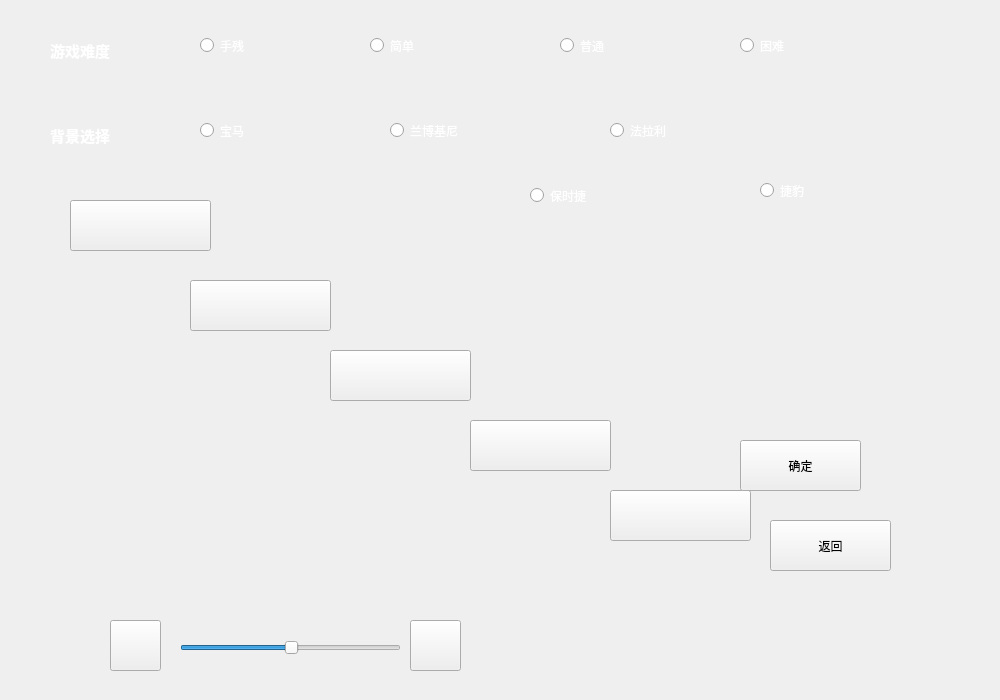
<?xml version="1.0" encoding="UTF-8"?>
<ui version="4.0">
 <class>menu</class>
 <widget class="QWidget" name="menu">
  <property name="enabled">
   <bool>true</bool>
  </property>
  <property name="geometry">
   <rect>
    <x>0</x>
    <y>0</y>
    <width>1000</width>
    <height>700</height>
   </rect>
  </property>
  <property name="sizePolicy">
   <sizepolicy hsizetype="Expanding" vsizetype="Expanding">
    <horstretch>0</horstretch>
    <verstretch>0</verstretch>
   </sizepolicy>
  </property>
  <property name="minimumSize">
   <size>
    <width>1000</width>
    <height>700</height>
   </size>
  </property>
  <property name="maximumSize">
   <size>
    <width>1000</width>
    <height>700</height>
   </size>
  </property>
  <property name="windowTitle">
   <string>Car-Tetris</string>
  </property>
  <property name="windowIcon">
   <iconset resource="photo/box.qrc">
    <normaloff>:/new/prefix1/Tilte.png</normaloff>:/new/prefix1/Tilte.png</iconset>
  </property>
  <widget class="QPushButton" name="pushButton_3">
   <property name="geometry">
    <rect>
     <x>610</x>
     <y>490</y>
     <width>141</width>
     <height>51</height>
    </rect>
   </property>
   <property name="sizePolicy">
    <sizepolicy hsizetype="Expanding" vsizetype="Expanding">
     <horstretch>0</horstretch>
     <verstretch>0</verstretch>
    </sizepolicy>
   </property>
   <property name="styleSheet">
    <string notr="true">QPushButton{border-image: url(:/new/prefix1/a5.png);
color: rgb(85, 0, 255);
font: 75 12pt &quot;黑体&quot;;}
QPushButton:hover{border-image: url(:/new/prefix1/5.jpg);}</string>
   </property>
   <property name="text">
    <string/>
   </property>
  </widget>
  <widget class="QPushButton" name="pushButton_2">
   <property name="geometry">
    <rect>
     <x>330</x>
     <y>350</y>
     <width>141</width>
     <height>51</height>
    </rect>
   </property>
   <property name="sizePolicy">
    <sizepolicy hsizetype="Expanding" vsizetype="Expanding">
     <horstretch>0</horstretch>
     <verstretch>0</verstretch>
    </sizepolicy>
   </property>
   <property name="styleSheet">
    <string notr="true">QPushButton{border-image: url(:/new/prefix1/a3.png);
color: rgb(85, 0, 255);
font: 75 12pt &quot;黑体&quot;;}
QPushButton:hover{border-image: url(:/new/prefix1/3.jpg);}</string>
   </property>
   <property name="text">
    <string/>
   </property>
  </widget>
  <widget class="QPushButton" name="pushButton">
   <property name="geometry">
    <rect>
     <x>70</x>
     <y>200</y>
     <width>141</width>
     <height>51</height>
    </rect>
   </property>
   <property name="sizePolicy">
    <sizepolicy hsizetype="Expanding" vsizetype="Expanding">
     <horstretch>0</horstretch>
     <verstretch>0</verstretch>
    </sizepolicy>
   </property>
   <property name="styleSheet">
    <string notr="true">QPushButton{border-image: url(:/new/prefix1/a1.png);
color: rgb(85, 0, 255);
font: 75 12pt &quot;黑体&quot;;}
QPushButton:hover{border-image: url(:/new/prefix1/1.jpg);}
</string>
   </property>
   <property name="text">
    <string/>
   </property>
  </widget>
  <widget class="QRadioButton" name="radioButton_5">
   <property name="geometry">
    <rect>
     <x>200</x>
     <y>100</y>
     <width>131</width>
     <height>61</height>
    </rect>
   </property>
   <property name="sizePolicy">
    <sizepolicy hsizetype="Expanding" vsizetype="Expanding">
     <horstretch>0</horstretch>
     <verstretch>0</verstretch>
    </sizepolicy>
   </property>
   <property name="styleSheet">
    <string notr="true">color: rgb(255, 255, 255);
font: 75 11pt &quot;Agency FB&quot;;</string>
   </property>
   <property name="text">
    <string>宝马</string>
   </property>
   <attribute name="buttonGroup">
    <string notr="true">buttonGroup_2</string>
   </attribute>
  </widget>
  <widget class="QRadioButton" name="radioButton_6">
   <property name="geometry">
    <rect>
     <x>390</x>
     <y>100</y>
     <width>131</width>
     <height>61</height>
    </rect>
   </property>
   <property name="sizePolicy">
    <sizepolicy hsizetype="Expanding" vsizetype="Expanding">
     <horstretch>0</horstretch>
     <verstretch>0</verstretch>
    </sizepolicy>
   </property>
   <property name="styleSheet">
    <string notr="true">color: rgb(255, 255, 255);
font: 75 11pt &quot;Agency FB&quot;;</string>
   </property>
   <property name="text">
    <string>兰博基尼</string>
   </property>
   <attribute name="buttonGroup">
    <string notr="true">buttonGroup_2</string>
   </attribute>
  </widget>
  <widget class="QRadioButton" name="radioButton_7">
   <property name="geometry">
    <rect>
     <x>610</x>
     <y>100</y>
     <width>131</width>
     <height>61</height>
    </rect>
   </property>
   <property name="sizePolicy">
    <sizepolicy hsizetype="Expanding" vsizetype="Expanding">
     <horstretch>0</horstretch>
     <verstretch>0</verstretch>
    </sizepolicy>
   </property>
   <property name="styleSheet">
    <string notr="true">color: rgb(255, 255, 255);
font: 75 11pt &quot;Agency FB&quot;;</string>
   </property>
   <property name="text">
    <string>法拉利</string>
   </property>
   <attribute name="buttonGroup">
    <string notr="true">buttonGroup_2</string>
   </attribute>
  </widget>
  <widget class="QRadioButton" name="radioButton_8">
   <property name="geometry">
    <rect>
     <x>760</x>
     <y>160</y>
     <width>131</width>
     <height>61</height>
    </rect>
   </property>
   <property name="sizePolicy">
    <sizepolicy hsizetype="Expanding" vsizetype="Expanding">
     <horstretch>0</horstretch>
     <verstretch>0</verstretch>
    </sizepolicy>
   </property>
   <property name="styleSheet">
    <string notr="true">color: rgb(255, 255, 255);
font: 75 11pt &quot;Agency FB&quot;;</string>
   </property>
   <property name="text">
    <string>捷豹</string>
   </property>
   <attribute name="buttonGroup">
    <string notr="true">buttonGroup_2</string>
   </attribute>
  </widget>
  <widget class="QLabel" name="label_2">
   <property name="geometry">
    <rect>
     <x>50</x>
     <y>110</y>
     <width>141</width>
     <height>51</height>
    </rect>
   </property>
   <property name="sizePolicy">
    <sizepolicy hsizetype="Expanding" vsizetype="Expanding">
     <horstretch>0</horstretch>
     <verstretch>0</verstretch>
    </sizepolicy>
   </property>
   <property name="text">
    <string>&lt;html&gt;&lt;head/&gt;&lt;body&gt;&lt;p&gt;&lt;span style=&quot; font-size:11pt; font-weight:600; color:#ffffff;&quot;&gt;背景选择&lt;/span&gt;&lt;/p&gt;&lt;/body&gt;&lt;/html&gt;</string>
   </property>
  </widget>
  <widget class="QRadioButton" name="radioButton_9">
   <property name="geometry">
    <rect>
     <x>530</x>
     <y>160</y>
     <width>171</width>
     <height>71</height>
    </rect>
   </property>
   <property name="sizePolicy">
    <sizepolicy hsizetype="Expanding" vsizetype="Expanding">
     <horstretch>0</horstretch>
     <verstretch>0</verstretch>
    </sizepolicy>
   </property>
   <property name="styleSheet">
    <string notr="true">color: rgb(255, 255, 255);
font: 75 11pt &quot;Agency FB&quot;;</string>
   </property>
   <property name="text">
    <string>保时捷</string>
   </property>
   <attribute name="buttonGroup">
    <string notr="true">buttonGroup_2</string>
   </attribute>
  </widget>
  <widget class="QPushButton" name="pushButton_4">
   <property name="geometry">
    <rect>
     <x>740</x>
     <y>440</y>
     <width>121</width>
     <height>51</height>
    </rect>
   </property>
   <property name="sizePolicy">
    <sizepolicy hsizetype="Expanding" vsizetype="Expanding">
     <horstretch>0</horstretch>
     <verstretch>0</verstretch>
    </sizepolicy>
   </property>
   <property name="styleSheet">
    <string notr="true">QPushButton:hover{background-color:#149af5}
QPushButton:hover{border-style:inset}</string>
   </property>
   <property name="text">
    <string>确定</string>
   </property>
  </widget>
  <widget class="QRadioButton" name="radioButton_4">
   <property name="geometry">
    <rect>
     <x>740</x>
     <y>30</y>
     <width>121</width>
     <height>31</height>
    </rect>
   </property>
   <property name="sizePolicy">
    <sizepolicy hsizetype="Expanding" vsizetype="Expanding">
     <horstretch>0</horstretch>
     <verstretch>0</verstretch>
    </sizepolicy>
   </property>
   <property name="styleSheet">
    <string notr="true">color: rgb(255, 255, 255);
font: 75 11pt &quot;Agency FB&quot;;</string>
   </property>
   <property name="text">
    <string>困难</string>
   </property>
   <attribute name="buttonGroup">
    <string notr="true">buttonGroup</string>
   </attribute>
  </widget>
  <widget class="QRadioButton" name="radioButton_2">
   <property name="geometry">
    <rect>
     <x>370</x>
     <y>20</y>
     <width>111</width>
     <height>51</height>
    </rect>
   </property>
   <property name="sizePolicy">
    <sizepolicy hsizetype="Expanding" vsizetype="Expanding">
     <horstretch>0</horstretch>
     <verstretch>0</verstretch>
    </sizepolicy>
   </property>
   <property name="styleSheet">
    <string notr="true">color: rgb(255, 255, 255);
font: 75 11pt &quot;Agency FB&quot;;</string>
   </property>
   <property name="text">
    <string>简单</string>
   </property>
   <attribute name="buttonGroup">
    <string notr="true">buttonGroup</string>
   </attribute>
  </widget>
  <widget class="QLabel" name="label">
   <property name="geometry">
    <rect>
     <x>50</x>
     <y>20</y>
     <width>141</width>
     <height>61</height>
    </rect>
   </property>
   <property name="sizePolicy">
    <sizepolicy hsizetype="Expanding" vsizetype="Expanding">
     <horstretch>0</horstretch>
     <verstretch>0</verstretch>
    </sizepolicy>
   </property>
   <property name="text">
    <string>&lt;html&gt;&lt;head/&gt;&lt;body&gt;&lt;p&gt;&lt;span style=&quot; font-size:11pt; font-weight:600; color:#ffffff;&quot;&gt;游戏难度&lt;/span&gt;&lt;/p&gt;&lt;/body&gt;&lt;/html&gt;</string>
   </property>
   <property name="wordWrap">
    <bool>true</bool>
   </property>
  </widget>
  <widget class="QRadioButton" name="radioButton_3">
   <property name="geometry">
    <rect>
     <x>560</x>
     <y>30</y>
     <width>111</width>
     <height>31</height>
    </rect>
   </property>
   <property name="sizePolicy">
    <sizepolicy hsizetype="Expanding" vsizetype="Expanding">
     <horstretch>0</horstretch>
     <verstretch>0</verstretch>
    </sizepolicy>
   </property>
   <property name="styleSheet">
    <string notr="true">color: rgb(255, 255, 255);
font: 75 11pt &quot;Agency FB&quot;;</string>
   </property>
   <property name="text">
    <string>普通</string>
   </property>
   <attribute name="buttonGroup">
    <string notr="true">buttonGroup</string>
   </attribute>
  </widget>
  <widget class="QRadioButton" name="radioButton">
   <property name="geometry">
    <rect>
     <x>200</x>
     <y>30</y>
     <width>121</width>
     <height>31</height>
    </rect>
   </property>
   <property name="sizePolicy">
    <sizepolicy hsizetype="Expanding" vsizetype="Expanding">
     <horstretch>0</horstretch>
     <verstretch>0</verstretch>
    </sizepolicy>
   </property>
   <property name="styleSheet">
    <string notr="true">color: rgb(255, 255, 255);
font: 75 11pt &quot;Agency FB&quot;;
</string>
   </property>
   <property name="text">
    <string>手残</string>
   </property>
   <attribute name="buttonGroup">
    <string notr="true">buttonGroup</string>
   </attribute>
  </widget>
  <widget class="QLabel" name="label_3">
   <property name="geometry">
    <rect>
     <x>180</x>
     <y>180</y>
     <width>228</width>
     <height>419</height>
    </rect>
   </property>
   <property name="sizePolicy">
    <sizepolicy hsizetype="Expanding" vsizetype="Expanding">
     <horstretch>0</horstretch>
     <verstretch>0</verstretch>
    </sizepolicy>
   </property>
   <property name="text">
    <string/>
   </property>
  </widget>
  <widget class="QPushButton" name="pushButton_5">
   <property name="geometry">
    <rect>
     <x>470</x>
     <y>420</y>
     <width>141</width>
     <height>51</height>
    </rect>
   </property>
   <property name="sizePolicy">
    <sizepolicy hsizetype="Expanding" vsizetype="Expanding">
     <horstretch>0</horstretch>
     <verstretch>0</verstretch>
    </sizepolicy>
   </property>
   <property name="styleSheet">
    <string notr="true">QPushButton{border-image: url(:/new/prefix1/a4.png);
color: rgb(85, 0, 255);
font: 75 12pt &quot;黑体&quot;;}
QPushButton:hover{border-image: url(:/new/prefix1/4.jpg);}</string>
   </property>
   <property name="text">
    <string/>
   </property>
  </widget>
  <widget class="QLabel" name="label_4">
   <property name="geometry">
    <rect>
     <x>250</x>
     <y>80</y>
     <width>511</width>
     <height>501</height>
    </rect>
   </property>
   <property name="sizePolicy">
    <sizepolicy hsizetype="Expanding" vsizetype="Expanding">
     <horstretch>0</horstretch>
     <verstretch>0</verstretch>
    </sizepolicy>
   </property>
   <property name="text">
    <string/>
   </property>
  </widget>
  <widget class="QPushButton" name="pushButton_6">
   <property name="geometry">
    <rect>
     <x>770</x>
     <y>520</y>
     <width>121</width>
     <height>51</height>
    </rect>
   </property>
   <property name="sizePolicy">
    <sizepolicy hsizetype="Expanding" vsizetype="Expanding">
     <horstretch>0</horstretch>
     <verstretch>0</verstretch>
    </sizepolicy>
   </property>
   <property name="styleSheet">
    <string notr="true">QPushButton:hover{background-color:#149af5}
QPushButton:hover{border-style:inset}</string>
   </property>
   <property name="text">
    <string>返回</string>
   </property>
  </widget>
  <widget class="QPushButton" name="pushButton_7">
   <property name="geometry">
    <rect>
     <x>410</x>
     <y>620</y>
     <width>51</width>
     <height>51</height>
    </rect>
   </property>
   <property name="styleSheet">
    <string notr="true">border-image: url(:/new/prefix1/nextmusic.png);</string>
   </property>
   <property name="text">
    <string/>
   </property>
  </widget>
  <widget class="QPushButton" name="pushButton_8">
   <property name="geometry">
    <rect>
     <x>110</x>
     <y>620</y>
     <width>51</width>
     <height>51</height>
    </rect>
   </property>
   <property name="styleSheet">
    <string notr="true">border-image: url(:/new/prefix1/musicStart.png);</string>
   </property>
   <property name="text">
    <string/>
   </property>
  </widget>
  <widget class="QSlider" name="horizontalSlider">
   <property name="geometry">
    <rect>
     <x>180</x>
     <y>640</y>
     <width>221</width>
     <height>16</height>
    </rect>
   </property>
   <property name="sliderPosition">
    <number>50</number>
   </property>
   <property name="orientation">
    <enum>Qt::Horizontal</enum>
   </property>
  </widget>
  <widget class="QPushButton" name="pushButton_9">
   <property name="geometry">
    <rect>
     <x>190</x>
     <y>280</y>
     <width>141</width>
     <height>51</height>
    </rect>
   </property>
   <property name="styleSheet">
    <string notr="true">QPushButton{border-image: url(:/new/prefix1/a2.png);
font: 75 12pt &quot;黑体&quot;;
color: rgb(85, 0, 255);}
QPushButton:hover{border-image: url(:/new/prefix1/2.jpg);}</string>
   </property>
   <property name="text">
    <string/>
   </property>
  </widget>
  <zorder>radioButton_4</zorder>
  <zorder>radioButton_2</zorder>
  <zorder>label</zorder>
  <zorder>radioButton_3</zorder>
  <zorder>radioButton</zorder>
  <zorder>pushButton_3</zorder>
  <zorder>pushButton_2</zorder>
  <zorder>pushButton</zorder>
  <zorder>radioButton_5</zorder>
  <zorder>radioButton_6</zorder>
  <zorder>radioButton_7</zorder>
  <zorder>radioButton_8</zorder>
  <zorder>label_2</zorder>
  <zorder>radioButton_9</zorder>
  <zorder>pushButton_4</zorder>
  <zorder>label_3</zorder>
  <zorder>pushButton_5</zorder>
  <zorder>label_4</zorder>
  <zorder>pushButton_6</zorder>
  <zorder>pushButton_7</zorder>
  <zorder>pushButton_8</zorder>
  <zorder>horizontalSlider</zorder>
  <zorder>pushButton_9</zorder>
 </widget>
 <resources>
  <include location="photo/box.qrc"/>
 </resources>
 <connections/>
 <buttongroups>
  <buttongroup name="buttonGroup_2"/>
  <buttongroup name="buttonGroup"/>
 </buttongroups>
</ui>
